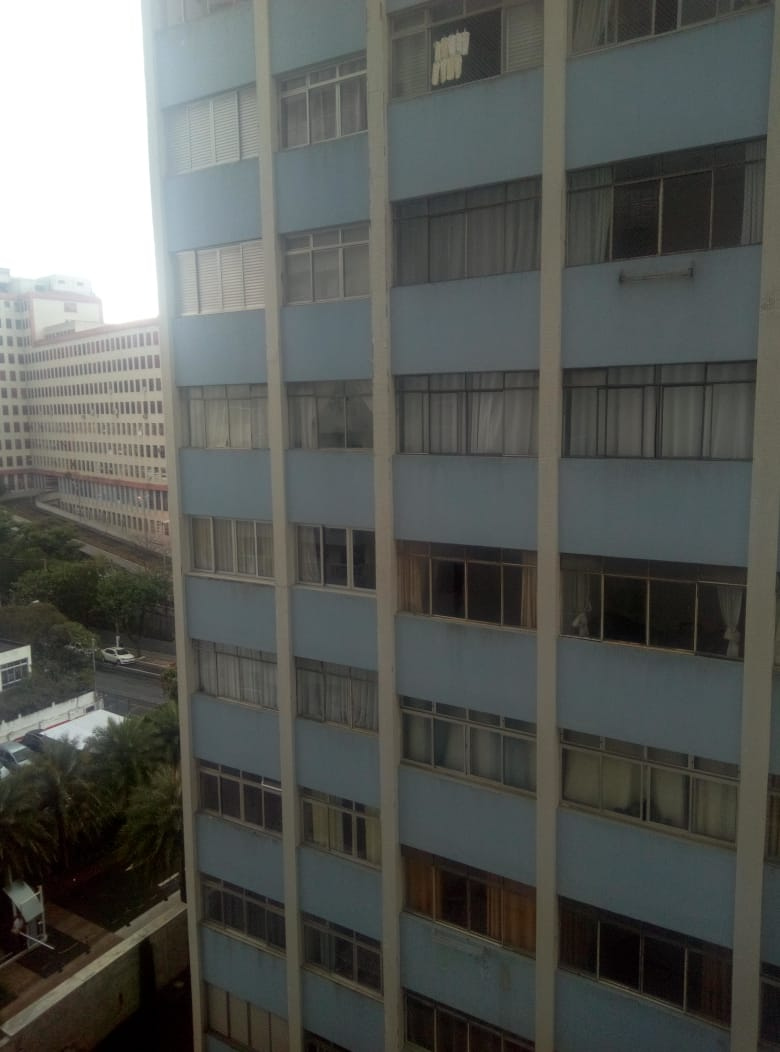
#> input picture 13_image_stitching/foto1.jpeg, 780 x 1052 px
$ jupyter execute 01_Image_stitching.ipynb
#> lines starting #> are read from the running program, lines starting #| are printed output that depends on the picture
# Image Stitching

1. Leitura das imagens
2. Features Match com ORB
3. Features Matching
4. Homografia

[cell 1]
#Bibliotecas
import cv2
import numpy as np
import matplotlib.pyplot as plt
import os

#Imagens
img1 = cv2.imread(os.path.join(os.getcwd(),'foto1.jpeg'))
#> img1 is the input picture: shape (1052, 780, 3); mean B, G, R 86.3, 90.1, 87.6
img2 = cv2.imread(os.path.join(os.getcwd(),'foto2.jpeg'))
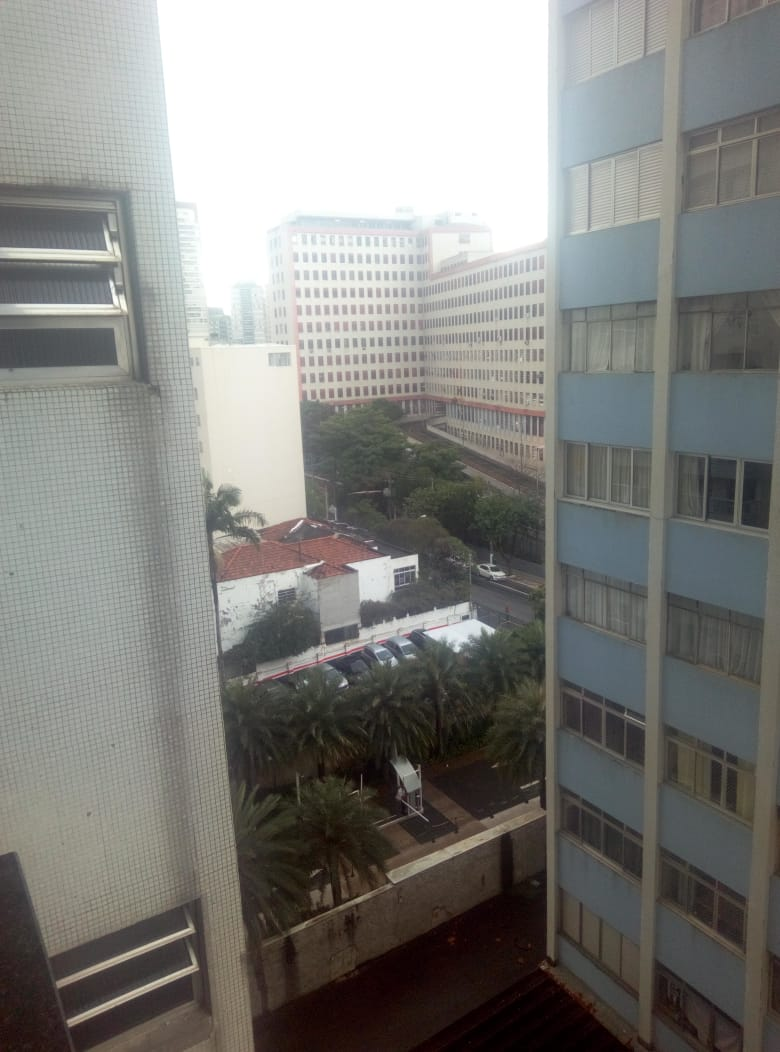
#> input picture 13_image_stitching/foto2.jpeg, 780 x 1052 px
#> img2 is the input picture: shape (1052, 780, 3); mean B, G, R 126.1, 129.6, 130

img1_gray = cv2.cvtColor(img1, cv2.COLOR_RGB2GRAY)
img2_gray = cv2.cvtColor(img2, cv2.COLOR_RGB2GRAY)

[cell 2]
#Plot das imagens em tons de cinza
fig, (ax1, ax2) = plt.subplots(nrows=1, ncols=2, figsize=(16,9))
ax1.imshow(img1_gray, cmap="gray")
ax1.set_xlabel("Imagem 1", fontsize=14)
ax2.imshow(img2_gray, cmap="gray")
ax2.set_xlabel("Imagem 2", fontsize=14)
plt.show()
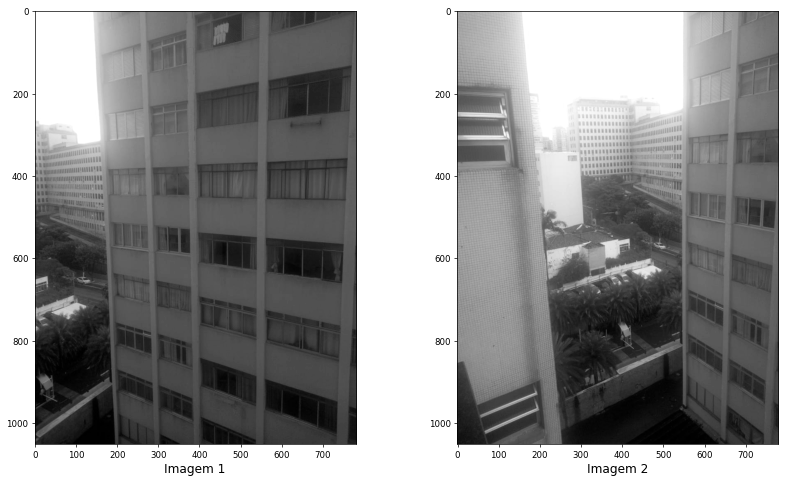
#> figure drawn by matplotlib, 2 panels

# ORB

Boa alternativa para o SIFT e o SURF em relação ao custo computacional e desempenhos de macths.

O ORB é basicamente a fusão entre a detecção de keypoints do FAST e as descrições feitas pelo BRIEF. Primeiramente o FAST encontra os keypoints e então encontra os melhores N pontos. Depois BRIEF avalia as respectivas correspondências encontram pelos pontos.

O uso mais comum do ORB é passar o nFeatures, responsável pelo máx. números das features (default = 500) e o WTA_K que encontra a orientação das features encontras (default = NORM_HAMMING)

Parâmetros:

1.  **nfeatures** O número máximo de recursos a serem retidos.
2.  **scaleFactor** Taxa de decimação da pirâmide, maior que 1. scaleFactor == 2 significa a pirâmide clássica, onde cada próximo nível tem 4x menos píxeis do que o anterior, mas esse fator de grande escala degradará drasticamente as pontuações correspondentes. Por outro lado, muito próximo a 1 fator de escala significará que, para cobrir determinada faixa de escala, você precisará de mais níveis de pirâmide e, portanto, a velocidade de detecção sofrerá.
3.  **nlevels** O número de níveis da pirâmide.
4.  **edgeThreshold** Esse é o tamanho da borda em que os recursos não são detectados. Deve corresponder aproximadamente ao parâmetro patchSize.
5.  **firstLevel** O nível da pirâmide na qual colocar a imagem de origem. As camadas anteriores são preenchidas com a imagem de origem aumentada.
6.  **WTA_K** O número de pontos que produzem cada elemento do descritor BRIEF orientado. O valor padrão 2 significa o BRIEF em que pegar um par de pontos aleatórios e comparar seus brilhos, para obter uma resposta 0/1. Outros valores possíveis são 3 e 4. Por exemplo, 3 significa que pegamos 3 pontos aleatórios (é claro, essas coordenadas de pontos são aleatórias, mas são geradas a partir da semente predefinida, de modo que cada elemento do descritor BRIEF é calculado deterministicamente a partir do retângulo de píxeis), encontre o ponto de brilho máximo e o índice de saída do vencedor (0, 1 ou 2). Essa saída ocupará 2 bits e, portanto, precisará de uma variante especial da distância de Hamming, indicada como NORM_HAMMING2 (2 bits por compartimento). Quando WTA_K = 4, tomamos 4 pontos aleatórios para calcular cada compartimento (que também ocupará 2 bits com valores possíveis 0, 1, 2 ou 3).
7.  **scoreType** O HARRIS_SCORE padrão significa que o algoritmo Harris é usado para classificar os recursos (a pontuação é gravada em KeyPoint::score e é usada para manter os melhores recursos de N features); FAST_SCORE é um valor alternativo do parâmetro que produz pontos-chave um pouco menos estáveis, mas é um pouco mais rápido de calcular.
8.  **patchSize** Tamanho usado pelo descritor BRIEF orientado.
9.  **fastThreshold** encontrar o Threshold de maneira rápida.

[cell 3]
#Features Match com ORB
detect = cv2.ORB_create()

#kp = Keypoints, feat = descritores
kp1, feat1 = detect.detectAndCompute(img1_gray, None)
#> kp1 = 500 keypoints; strongest (x, y, size): (115, 717, 111.1), (118, 653, 31), (116, 717, 92.6), (81, 747, 44.6)
kp2, feat2 = detect.detectAndCompute(img2_gray, None)
#> kp2 = 500 keypoints; strongest (x, y, size): (413, 557, 77.1), (413, 562, 53.6), (346, 683, 31), (412, 555, 92.6)

#Plot com os decritores
fig, (ax1,ax2) = plt.subplots(nrows=1, ncols=2, figsize=(20,8))
ax1.imshow(cv2.drawKeypoints(img1,kp1,None,color=(0,255,0)))
ax1.set_xlabel("(Imagem 1)", fontsize=14)
ax2.imshow(cv2.drawKeypoints(img2,kp2,None,color=(0,255,0)))
ax2.set_xlabel("(Imagem 2)", fontsize=14)
plt.show()
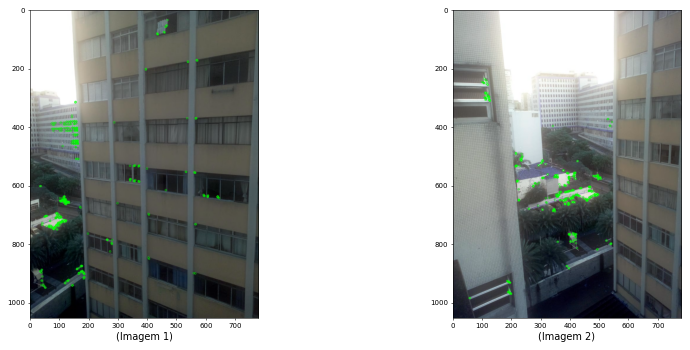
#> figure drawn by matplotlib, 2 panels

# BFMatcher

O brute-Force matcher é simples. Ele pega o descritor de um recurso/feature da primeira imagem e combina com todos os outros recursos/features da segunda imagem usando algum cálculo de distância. E o mais próximo é retornado.

Para o BF matcher, são necessários dois parâmetros opcionais. O primeiro é o **normType**. Especifica a medição da distância a ser usada. Por padrão, é **cv2.NORM_L2**. É bom para SIFT, SURF etc (cv2.NORM_L1 também está lá). Para descritores baseados em cadeias binárias como ORB, BRIEF, BRISK etc, **cv2.NORM_HAMMING** deve ser usado, que usou a distância de Hamming como medida. Se o ORB estiver usando WTA_K == 3 ou 4, cv2.NORM_HAMMING2 deve ser usado.

O segundo parâmetro é a variável booleana, **crossCheck**, falsa por padrão. Se for verdade, o Matcher retornará apenas as correspondências com o valor (i, j), de modo que o i-ésimo descritor no conjunto A tenha o j-ésimo descritor no conjunto B como a melhor correspondência e vice-versa. Ou seja, os dois recursos nos dois conjuntos devem coincidir. Ele fornece resultados consistentes e é uma boa alternativa ao teste de proporção proposto por D.Lowe no papel SIFT.

[cell 4]
#Achar as correspondências entre as imagens (BFMatcher)
bf = cv2.BFMatcher(cv2.NORM_HAMMING, crossCheck=True)
best_matches = bf.match(feat1, feat2)
#> best_matches = 151 matches
raw_matches = sorted(best_matches, key=lambda x: x.distance)
#> raw_matches = 151 matches
print("Raw matches: ", len(raw_matches))
#| Raw matches:  151

fig = plt.figure(figsize=(20,8))
img3 = cv2.drawMatches(img1,kp1,img2,kp2,best_matches[:100], None,flags=cv2.DrawMatchesFlags_NOT_DRAW_SINGLE_POINTS)
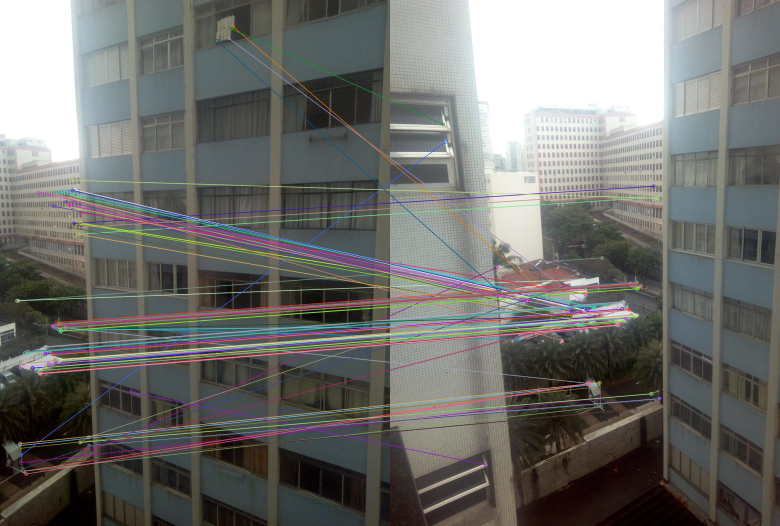
#> img3: shape (1052, 1560, 3) (shown at 1/2 size); mean B, G, R 108.7, 111.8, 111.8

plt.imshow(img3)
plt.show()

# findHomography

Encontrar a perspectiva entre dois planos.

Parâmetros:

**srcpoints** - Coordenadas dos pontos da imagem original.

**dstPoints** - Coordenadas dos pontos da imagem alvo.

**method** - Método usada para computar a homografia da imagem. É possível passar três métodos:
1. 0 - Um métodos regular usado em todos os pontos.
2. RANSAC - Métodos robusto baseado em RANSAC
3. LMEDS -  Menor mediana

**ransacReprojThreshold** - Erro máximo permitido de re-projeção para tratar um par de pontos em inliers (método usado apenas quando é setado o RANSAC). Ou seja, se:

||dstPoints - convertPointsHomogeneous(H*srcPoints)|| > ransacReprojThreshold

Então o ponto em questão é considerado um desvio. Se srcPoints e dstPoints forem medidos em píxeis, faz geralmente sentido definir esse parâmetro em algum lugar no intervalo de 1 a 10.

Ambos os métodos, RANSAC e LMeDS, testam muitos subconjuntos aleatórios diferentes dos pares de pontos correspondentes (de quatro pares cada), estimam a matriz de homografia usando esse subconjunto e um algoritmo simples de mínimos quadrados e depois calculam a qualidade/qualidade da homografia computada (que é o número de inliers para o RANSAC ou o erro médio de re-projeção para os LMeDs). O melhor subconjunto é então usado para produzir a estimativa inicial da matriz de homografia e a máscara de inliers / outliers.

Independentemente do método, robusto ou não, a matriz de homografia computada é refinada ainda mais (usando inliers apenas no caso de um método robusto) com o método Levenberg-Marquardt para reduzir ainda mais o erro de re-projeção.

O método RANSAC pode lidar com praticamente qualquer proporção de outliers, mas precisa de um limite para distinguir inliers de outliers. O método LMeDS não precisa de nenhum limite, mas funciona corretamente apenas quando há mais de 50% de inliers. Por fim, se não houver discrepâncias e o ruído for bastante pequeno, use o método padrão (método = 0)

[cell 5]
#A função drawMatches retorna os queryIdx e os trainIdx. Referentes aos keypoints da primeira e da segunda imagem
src_pts = np.float32([kp1[m.queryIdx].pt for m in raw_matches]).reshape(-1, 1, 2) #vetor coluna
#> src_pts = 151 rows, first 8: [116.5, 716.6], [40.8, 733.2], [117.5, 722.3], [108.9, 720.6], [110.5, 722.6], [147.6, 446.4], [128.6, 655.3], [120.3, 717.5]
dst_pts = np.float32([kp2[m.trainIdx].pt for m in raw_matches]).reshape(-1, 1, 2) #vetor coluna
#> dst_pts = 151 rows, first 8: [490.2, 629.5], [424, 632], [483.1, 632.4], [482.1, 630.7], [482.7, 634.5], [526.8, 372], [499.7, 572.3], [491.4, 628.3]

H, mask  = cv2.findHomography(src_pts, dst_pts, cv2.RANSAC, 5.0)
#> H = [[0.591, 0.0036, 409.1], [-0.232, 0.939, -27.91], [-0.000567, 7.14e-05, 1]]; mask = 151 values, max 1 at index 0, min 0 at index 2, mean 0.536

h,w = img1_gray.shape
#> h = 1052; w = 780
pts = np.float32([ [0,0],[0,h-1],[w-1,h-1],[w-1,0]]).reshape(-1,1,2)
dst = cv2.perspectiveTransform(pts,H) # APenas calcular as coord dos box corners nas imagens.
#> dst = [[409.1, -27.91], [384.1, 892.5], [1379.4, 1229.5], [1558.1, -373.9]]

img_final = cv2.polylines(img2,[np.int32(dst)],True,255,1, cv2.LINE_AA)
fig = plt.figure(figsize=(20,8))
plt.imshow(img_final)
plt.show()
